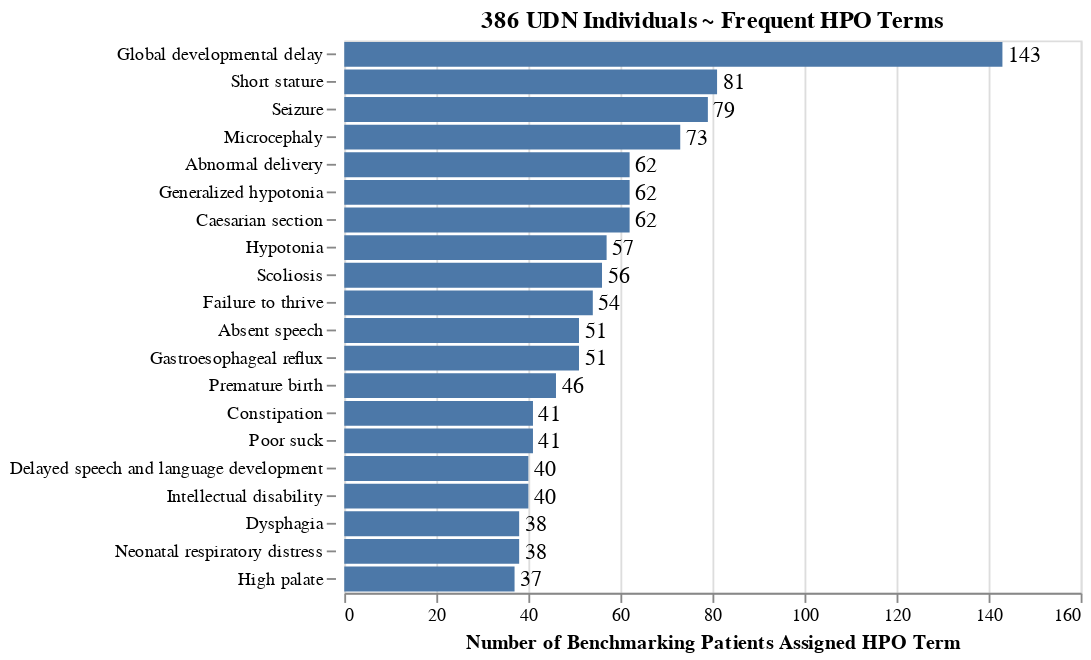

This figure's notebook cell:
### Markdown cell above
## D

### Code cell
data2 = []
for term in set(all_terms):
    try:
       # data2.append([term, all_terms.count(term), Ontology.get_hpo_object(term).name])
        data2.append([term, all_terms.count(term), round(((all_terms.count(term)/len(patient_ids))*100),1), Ontology.get_hpo_object(term).name])
    except:
       # data2.append([term, all_terms.count(term), 'Unknown_Term'])
        data2.append([term, all_terms.count(term),round((all_terms.count(term)/len(patient_ids))*100,2), 'Unknown_Term'])

df2 = pd.DataFrame(data2, columns=['Term', 'numPatients' ,'Percent_Patients','TermName'])

print(len(all_terms), 'HPO terms used')
print(len(set(all_terms)), 'unique HPO terms used')

source = df2.sort_values(by='Percent_Patients').sort_values(by='Percent_Patients', ascending=False).reset_index(drop=True).head(20)

base = alt.Chart(source, title=str(len(patient_ids)) + ' UDN Individuals ~ Frequent HPO Terms')

bars=base.mark_bar().encode(
    y=alt.Y('TermName:N', sort='-x', title=None).axis(offset=5, domainOpacity=0),
    x=alt.X('numPatients', title='Number of Benchmarking Patients Assigned HPO Term'), 
   # color=alt.Color('TermName:N',sort='-x',legend=None, scale=alt.Scale(scheme='tableau20')),
   #,scale=alt.Scale(domain=domain, range=_range)),
    tooltip = ['count()','PhenoCat_IC:N'],
)

text = base.mark_text(
    align='left',
    baseline='middle',
    dx=3,
    color='black',
    size=12
).encode(
    y=alt.Y('TermName:N', sort='-x', title=None).axis(offset=5, domainOpacity=0),
    x=alt.X('numPatients', title='Number of Benchmarking Patients Assigned HPO Term'), 
    text='numPatients:Q'
)
common_terms = alt.layer(bars, text).resolve_scale(color='independent').properties(height=300, width=400)#.configure_axis(grid=False,
    # labelPadding= 5,
    # labelLimit=0,
    # labelFontSize=15, 
    # titleFontSize=17, labelFont='arial', tickSize=8).configure_view(strokeOpacity=0).configure_title(fontSize=15)
common_terms

### Figure 1 — Vega-Lite specification as saved in the notebook (floating-point values rounded to 4 significant figures)
{"config": {"view": {"continuousWidth": 300, "continuousHeight": 300}}, "layer": [{"mark": {"type": "bar"}, "encoding": {"tooltip": [{"aggregate": "count", "type": "quantitative"}, {"field": "PhenoCat_IC", "type": "nominal"}], "x": {"field": "numPatients", "title": "Number of Benchmarking Patients Assigned HPO Term", "type": "quantitative"}, "y": {"axis": {"offset": 5, "domainOpacity": 0}, "field": "TermName", "sort": "-x", "title": null, "type": "nominal"}}, "title": "386 UDN Individuals ~ Frequent HPO Terms"}, {"mark": {"type": "text", "align": "left", "baseline": "middle", "color": "black", "dx": 3, "size": 12}, "encoding": {"text": {"field": "numPatients", "type": "quantitative"}, "x": {"field": "numPatients", "title": "Number of Benchmarking Patients Assigned HPO Term", "type": "quantitative"}, "y": {"axis": {"offset": 5, "domainOpacity": 0}, "field": "TermName", "sort": "-x", "title": null, "type": "nominal"}}, "title": "386 UDN Individuals ~ Frequent HPO Terms"}], "data": {"name": "data-fa1be5d1b2fda013684c171df2c18922"}, "height": 300, "resolve": {"scale": {"color": "independent"}}, "width": 400, "$schema": "https://vega.github.io/schema/vega-lite/v5.17.0.json", "datasets": {"data-fa1be5d1b2fda013684c171df2c18922": [{"Term": "HP:0001263", "numPatients": 143, "Percent_Patients": 37.0, "TermName": "Global developmental delay"}, {"Term": "HP:0004322", "numPatients": 81, "Percent_Patients": 21.0, "TermName": "Short stature"}, {"Term": "HP:0001250", "numPatients": 79, "Percent_Patients": 20.5, "TermName": "Seizure"}, {"Term": "HP:0000252", "numPatients": 73, "Percent_Patients": 18.9, "TermName": "Microcephaly"}, {"Term": "HP:0001787", "numPatients": 62, "Percent_Patients": 16.1, "TermName": "Abnormal delivery"}, {"Term": "HP:0001290", "numPatients": 62, "Percent_Patients": 16.1, "TermName": "Generalized hypotonia"}, {"Term": "HP:0011410", "numPatients": 62, "Percent_Patients": 16.1, "TermName": "Caesarian section"}, {"Term": "HP:0001252", "numPatients": 57, "Percent_Patients": 14.8, "TermName": "Hypotonia"}, {"Term": "HP:0002650", "numPatients": 56, "Percent_Patients": 14.5, "TermName": "Scoliosis"}, {"Term": "HP:0001508", "numPatients": 54, "Percent_Patients": 14.0, "TermName": "Failure to thrive"}, {"Term": "HP:0001344", "numPatients": 51, "Percent_Patients": 13.2, "TermName": "Absent speech"}, {"Term": "HP:0002020", "numPatients": 51, "Percent_Patients": 13.2, "TermName": "Gastroesophageal reflux"}, {"Term": "HP:0001622", "numPatients": 46, "Percent_Patients": 11.9, "TermName": "Premature birth"}, {"Term": "HP:0002019", "numPatients": 41, "Percent_Patients": 10.6, "TermName": "Constipation"}, {"Term": "HP:0002033", "numPatients": 41, "Percent_Patients": 10.6, "TermName": "Poor suck"}, {"Term": "HP:0000750", "numPatients": 40, "Percent_Patients": 10.4, "TermName": "Delayed speech and language development"}, {"Term": "HP:0001249", "numPatients": 40, "Percent_Patients": 10.4, "TermName": "Intellectual disability"}, {"Term": "HP:0002015", "numPatients": 38, "Percent_Patients": 9.8, "TermName": "Dysphagia"}, {"Term": "HP:0002643", "numPatients": 38, "Percent_Patients": 9.8, "TermName": "Neonatal respiratory distress"}, {"Term": "HP:0000218", "numPatients": 37, "Percent_Patients": 9.6, "TermName": "High palate"}]}}
